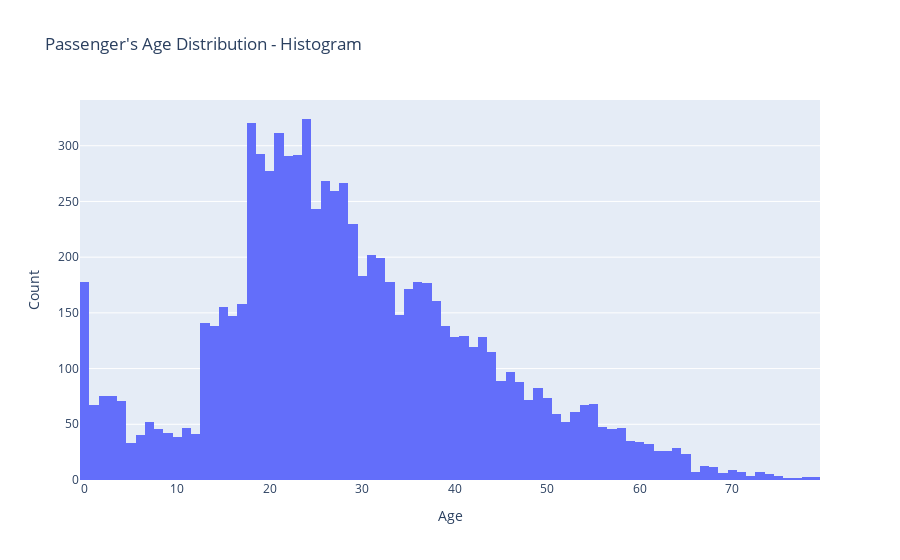

The code cell stored with this chart in its notebook:
### Code cell
viz.viz2(df_viz)

### Figure 1 — Plotly figure (JSON) as saved in the notebook; plotly's stock layout.template omitted (floating-point values rounded to 4 significant figures; data arrays with more than 128 entries replaced by an {"elided": "..."} marker saying what was removed)
{"data": [{"alignmentgroup": "True", "bingroup": "x", "hovertemplate": "Age=%{x}<br>count=%{y}<extra></extra>", "legendgroup": "", "marker": {"color": "#636efa", "pattern": {"shape": ""}}, "name": "", "offsetgroup": "", "orientation": "v", "showlegend": false, "type": "histogram", "x": {"elided": "8693 mixed values"}, "xaxis": "x", "yaxis": "y"}], "layout": {"barmode": "relative", "legend": {"tracegroupgap": 0}, "title": {"text": "Passenger's Age Distribution - Histogram"}, "xaxis": {"anchor": "y", "domain": [0, 1], "title": {"text": "Age"}}, "yaxis": {"anchor": "x", "domain": [0, 1], "title": {"text": "Count"}}}}
